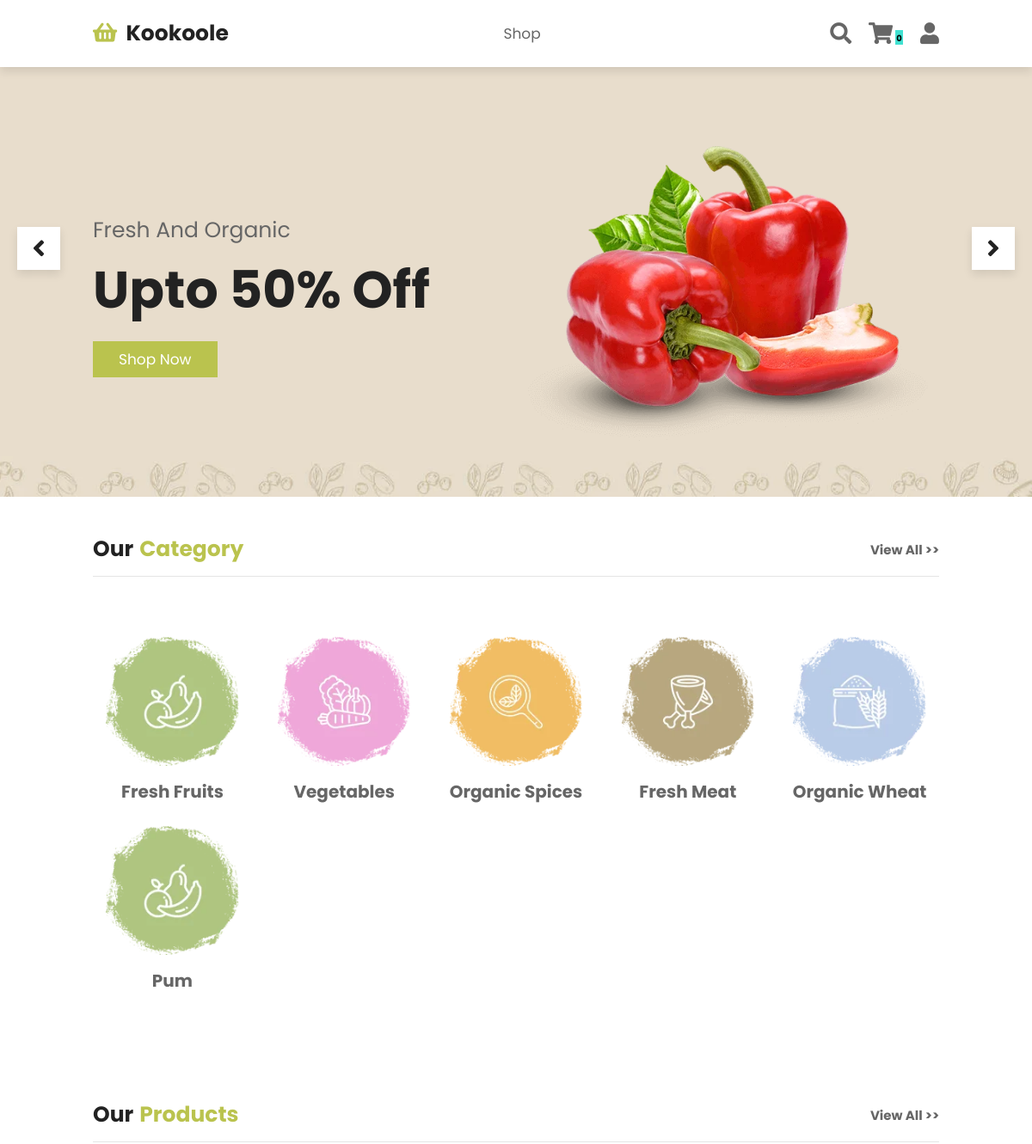
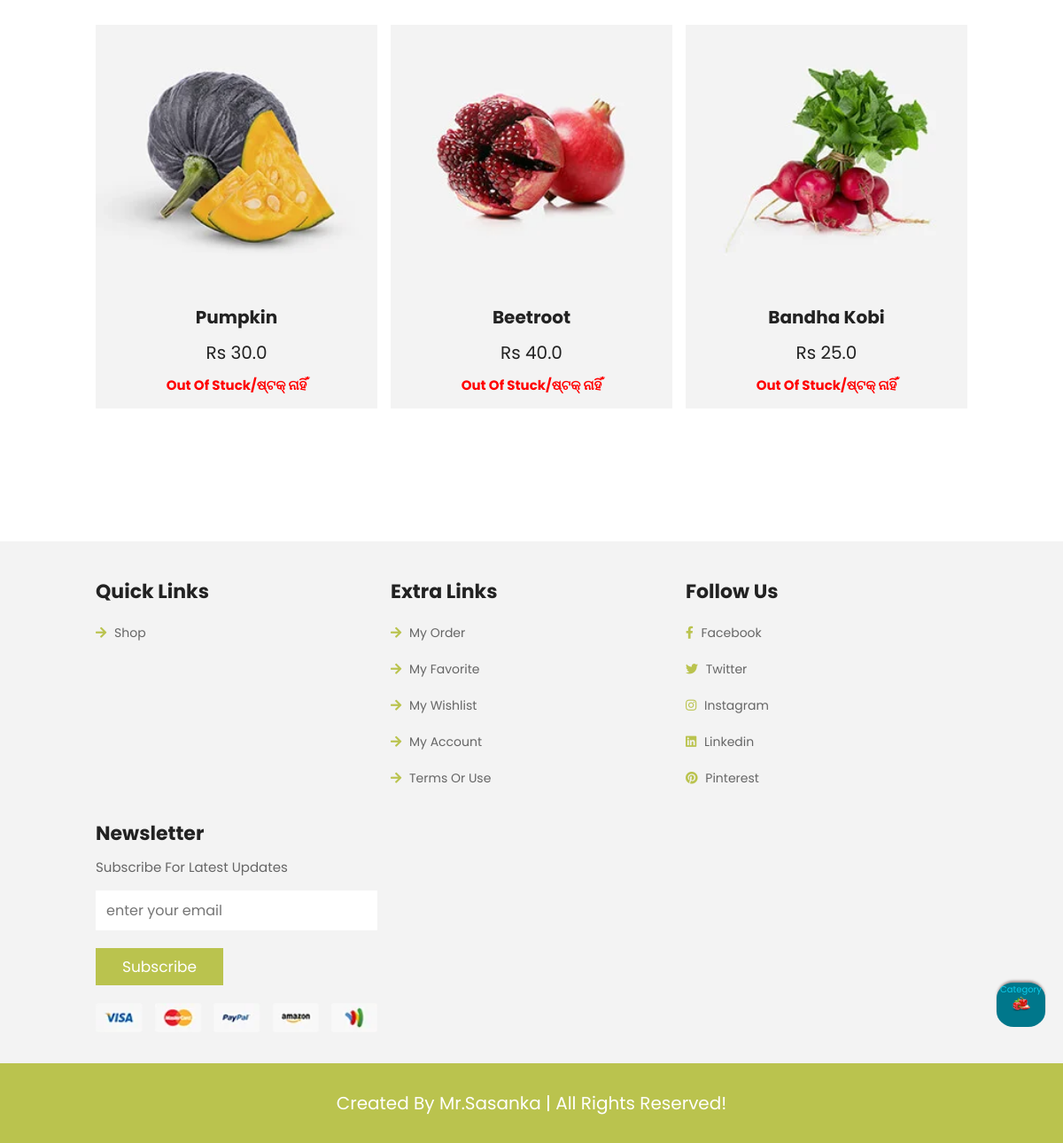
The app's page /?category=2 with its own data (2 pictures, top to bottom).
### kookooleShop/models.py (models this page shows, shortened)
class Categories(models.Model):
    name = models.CharField(max_length=60)
    image = models.ImageField(upload_to='media/')
    @staticmethod
    def get_all_categories():
        return Categories.objects.all()

class Product(models.Model):
    name = models.CharField(max_length=60)
    price = models.FloatField(default=0)
    category = models.ForeignKey(Categories , on_delete=models.CASCADE , default=1)
    stock = models.IntegerField(default=0)
    description = models.CharField(max_length=200 , default='')
    image = models.ImageField(upload_to='media/')
    @staticmethod
    def get_all_products_by_category_id(category_id):
        if category_id:
           return Product.objects.filter(category = category_id)
        else:
           return Product.get_all_products();

### kookoole/views.py (the view, shortened to what this page needs)
# urls.py: path('',views.shopPage ,name='homePage'),
def shopPage(request):
 post=request.method =='POST'
 get=request.method =='GET'
 if  get:
    cart = request.session.get('cart')
    if not cart:
        request.session['cart']={}
    all_products = None
    all_categories = Categories.get_all_categories();
    categoryID = request.GET.get('category')
    if categoryID:
        all_products = Product.get_all_products_by_category_id(categoryID);
        finaldata = all_products
    else:
        all_products = Product.get_all_products();
        paginator= Paginator(all_products, 6)
        page_number=request.GET.get('page')
        finaldata=paginator.get_page(page_number)
    data ={}
    data['products'] = finaldata
    data['categories'] = all_categories
    print('you are :',request.session.get('email'))
    return render(request,'shop.html' , data)

### kookooleShop/templatetags/cart.py (called while the page is built)
@register.filter(name = 'is_in_cart')
def is_in_cart(product ,cart):
   keys = cart.keys()
   for id in keys:
       if int(id) == product.id:
           return True
   return False;

### templates/shop.html (shortened to what this page needs)
 {% load cart %}
<!DOCTYPE html>
<html lang="en">
<head>
    <link rel="stylesheet" href="https://cdnjs.cloudflare.com/ajax/libs/font-awesome/5.15.4/css/all.min.css">
    <link rel="stylesheet" href="/static/css/style.css">
</head>
<body>
    <header class="header">
        <a href="/log-in/" class="logo"> <i class="fas fa-shopping-basket"></i> Kookoole </a>
        <nav class="navbar">
            <a href="/">shop</a>
        </nav>
        <div class="icons">
            <div id="search-btn" class="fas fa-search"></div>
            <div id="cart-btn" class="fas fa-shopping-cart"></div>
            <span style="background-color: turquoise; padding-top: 0.15rem; padding-left: 0.15rem; padding-right: 0.17rem "><b>{{request.session.cart.keys|length}}</b></span>
            <div id="login-btn" class="fas fa-user"></div>
        </div>
    </header>
    <section class="home">
        <div class="slides-container">
            <div class="slide active">
                <div class="content">
                    <span>fresh and organic</span>
                    <h3>upto 50% off</h3>
                    <a href="/#pro" class="btn">shop now</a>
                </div>
                <div class="image">
                    <img src="/static/image/home-img-3.png" alt="">
                </div>
            </div>
        </div>
        <div id="next-slide" class="fas fa-angle-right" onclick="next()"></div>
        <div id="prev-slide" class="fas fa-angle-left" onclick="next()"></div>
    </section>
    <section class="category" id="categor">
        <h1 class="title"> our <span>category</span> <a href="/#pro">view all >></a> </h1>
        <div class="box-container">
            {%for i in categories %}
            <a href="/?category={{i.id}}#pro" class="box">
                <img src="/media/{{i.image}}" alt="">
                <h3>{{i.name}}</h3>
            </a>
            {% endfor %}
        </div>
    </section>
    <section class="products" id="pro">
        <h1 class="title"> our <span>products</span> <a href="/#pro">view all >></a> </h1>
        <div class="box-container">
            {% for product in products %}
            <div class="box" id="{{product.id}}">
                <div class="image">
                    <img src="/media/{{product.image}}" alt="">
                </div>
                <div class="content">
                    <h3>{{product.name}}</h3>
                    <div class="price">Rs {{product.price}}</div>
                    <form action="#{{product.id}}" method="POST">
                        {% if product|is_in_cart:request.session.cart %}
                        {% if product.stock <= 0 %}
                        <h1 style="color: red">Out Of stuck/ଷ୍ଟକ୍ ନାହିଁ</h1>
                        {% else %}
                        {%if error %}
                        <input href="/" id="" type="submit" name="minus" class="float-left btn" value="-">
                        <div class="float-left btn" style="background-color:red">{{error}}</div>
                        <input href="/" type="submit" name="plus" class="float-right btn" value="+">
                        {% else %}
                        <input href="/" id="" type="submit" name="minus" class="float-left btn" value="-">
                        <div class="float-left btn" style="background-color:red">{{product|cart_quantity:request.session.cart}}</div>
                        <input href="/" type="submit" name="plus" class="float-right btn" value="+">
                        {% endif %}
                        {% endif %}
                        {% else %}
                        {% if product.stock <= 0 %}
                        <h1 style="color: red">Out Of stuck/ଷ୍ଟକ୍ ନାହିଁ</h1>
                        {% else %}
                        <input href="" type="submit" class="float-right btn" value="Add To  Cart">
                        {% endif %}
                        {% endif %}
                    </form>
                </div>
            </div>
            {% endfor %}
        </div>
    </section>
    <section>
    <div onclick=window.location.href="/#categor" style="position:fixed;
                bottom :5%;
                right :20px;
                text-align :center;
                color:#0bcbeb">
        <div href="/#categor" style="width:55px;
                    height:50px;
                    background:url(/static/image/home-img-3.png);
                    border-radius:35%;
                    background-repeat:no-repeat;
                    background-color:#00778b;
                    background-size:24px;
                    background-position: center;
                    float:right;
                    margin: 0 auto;
                    cursor: pointer;
                    box-shadow:0 -3px 3px -1px #9b8a8a;
                    ">
            <a>category</a>
        </div>
    </div>
    </section>
    <section>
    </section>
    <section class="footer">
        <div class="box-container">
            <div class="box">
                <h3>quick links</h3>
                <a href="/"> <i class="fas fa-arrow-right"></i> shop</a>
            </div>
            <div class="box">
                <h3>extra links</h3>
                <a href="#"> <i class="fas fa-arrow-right"></i> my order </a>
                <a href="#"> <i class="fas fa-arrow-right"></i> my favorite </a>
                <a href="#"> <i class="fas fa-arrow-right"></i> my wishlist </a>
                <a href="#"> <i class="fas fa-arrow-right"></i> my account </a>
                <a href="#"> <i class="fas fa-arrow-right"></i> terms or use </a>
            </div>
            <div class="box">
                <h3>follow us</h3>
                <a href="#"> <i class="fab fa-facebook-f"></i> facebook </a>
                <a href="#"> <i class="fab fa-twitter"></i> twitter </a>
                <a href="#"> <i class="fab fa-instagram"></i> instagram </a>
                <a href="#"> <i class="fab fa-linkedin"></i> linkedin </a>
                <a href="#"> <i class="fab fa-pinterest"></i> pinterest </a>
            </div>
            <div class="box">
                <h3>newsletter</h3>
                <p>subscribe for latest updates</p>
                <form action="">
                    <input type="email" placeholder="enter your email">
                    <input type="submit" value="subscribe" class="btn">
                </form>
                <img src="/static/image/payment.png" class="payment" alt="">
            </div>
        </div>
    </section>
    <section class="credit">created by mr.Sasanka | all rights reserved!</section>
</body>
</html>

### records on screen
Categories: image (picture), name "Fresh Fruits"
Categories: image (picture), name "Vegetables"
Categories: image (picture), name "Organic Spices"
Categories: image (picture), name "Fresh Meat"
Categories: image (picture), name "Organic Wheat"
Categories: image (picture), name "Pum"
Product: image (picture), name "Pumpkin", price "30.0", stock "Out Of Stuck/ଷ୍ଟକ୍ ନାହିଁ"
Product: image (picture), name "Beetroot", price "40.0", stock "Out Of Stuck/ଷ୍ଟକ୍ ନାହିଁ"
Product: image (picture), name "Bandha Kobi", price "25.0", stock "Out Of Stuck/ଷ୍ଟକ୍ ନାହିଁ"

### other values on screen
{{ request.session.cart.keys|length }} "0"
